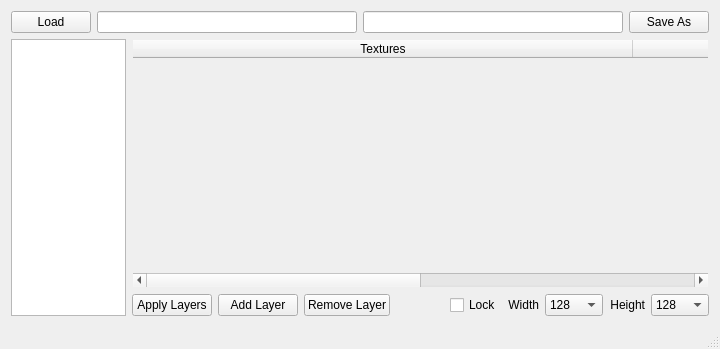
<?xml version="1.0" encoding="UTF-8"?>
<ui version="4.0">
 <class>MainWindow</class>
 <widget class="QMainWindow" name="MainWindow">
  <property name="geometry">
   <rect>
    <x>0</x>
    <y>0</y>
    <width>720</width>
    <height>349</height>
   </rect>
  </property>
  <property name="windowTitle">
   <string>Dye Editor</string>
  </property>
  <property name="styleSheet">
   <string notr="true"/>
  </property>
  <widget class="QWidget" name="centralWidget">
   <layout class="QGridLayout" name="gridLayout_3">
    <item row="0" column="0" colspan="2">
     <layout class="QHBoxLayout" name="horizontalLayout_2">
      <item>
       <layout class="QGridLayout" name="gridLayout">
        <item row="0" column="1" colspan="2">
         <widget class="QLineEdit" name="nifLoadPathEdit">
          <property name="sizePolicy">
           <sizepolicy hsizetype="Expanding" vsizetype="Fixed">
            <horstretch>1</horstretch>
            <verstretch>0</verstretch>
           </sizepolicy>
          </property>
          <property name="statusTip">
           <string>Changes the load path of the nif.</string>
          </property>
         </widget>
        </item>
        <item row="0" column="0">
         <widget class="QPushButton" name="nifLoadButton">
          <property name="sizePolicy">
           <sizepolicy hsizetype="Minimum" vsizetype="Minimum">
            <horstretch>0</horstretch>
            <verstretch>0</verstretch>
           </sizepolicy>
          </property>
          <property name="maximumSize">
           <size>
            <width>16777215</width>
            <height>16777215</height>
           </size>
          </property>
          <property name="baseSize">
           <size>
            <width>0</width>
            <height>0</height>
           </size>
          </property>
          <property name="statusTip">
           <string>Loads the Nif from the current path.</string>
          </property>
          <property name="text">
           <string>Load</string>
          </property>
         </widget>
        </item>
       </layout>
      </item>
      <item>
       <layout class="QGridLayout" name="gridLayout_2">
        <item row="0" column="2">
         <widget class="QPushButton" name="nifSaveButton">
          <property name="sizePolicy">
           <sizepolicy hsizetype="Minimum" vsizetype="Minimum">
            <horstretch>0</horstretch>
            <verstretch>0</verstretch>
           </sizepolicy>
          </property>
          <property name="maximumSize">
           <size>
            <width>16777215</width>
            <height>16777215</height>
           </size>
          </property>
          <property name="statusTip">
           <string>Saves the Nif to the current path.</string>
          </property>
          <property name="text">
           <string>Save As</string>
          </property>
         </widget>
        </item>
        <item row="0" column="0" colspan="2">
         <widget class="QLineEdit" name="nifSavePathEdit">
          <property name="sizePolicy">
           <sizepolicy hsizetype="Expanding" vsizetype="Fixed">
            <horstretch>1</horstretch>
            <verstretch>0</verstretch>
           </sizepolicy>
          </property>
          <property name="statusTip">
           <string>Changes the save path of the nif.</string>
          </property>
         </widget>
        </item>
       </layout>
      </item>
     </layout>
    </item>
    <item row="1" column="0" rowspan="2">
     <widget class="QListWidget" name="nodeView">
      <property name="sizePolicy">
       <sizepolicy hsizetype="Expanding" vsizetype="Expanding">
        <horstretch>1</horstretch>
        <verstretch>0</verstretch>
       </sizepolicy>
      </property>
      <property name="sizeIncrement">
       <size>
        <width>0</width>
        <height>0</height>
       </size>
      </property>
      <property name="mouseTracking">
       <bool>true</bool>
      </property>
      <property name="statusTip">
       <string>Shows the available NiTriShape nodes on the mesh.</string>
      </property>
      <property name="alternatingRowColors">
       <bool>true</bool>
      </property>
     </widget>
    </item>
    <item row="1" column="1">
     <widget class="QTableWidget" name="layerView">
      <property name="sizePolicy">
       <sizepolicy hsizetype="Expanding" vsizetype="Expanding">
        <horstretch>5</horstretch>
        <verstretch>1</verstretch>
       </sizepolicy>
      </property>
      <property name="statusTip">
       <string>Shows the layers of the tint mask. Double click to edit.</string>
      </property>
      <property name="styleSheet">
       <string notr="true">QTableWidget {
	background-color: transparent;
}</string>
      </property>
      <attribute name="horizontalHeaderCascadingSectionResizes">
       <bool>true</bool>
      </attribute>
      <attribute name="horizontalHeaderDefaultSectionSize">
       <number>500</number>
      </attribute>
      <attribute name="horizontalHeaderStretchLastSection">
       <bool>true</bool>
      </attribute>
      <attribute name="verticalHeaderStretchLastSection">
       <bool>false</bool>
      </attribute>
      <column>
       <property name="text">
        <string>Textures</string>
       </property>
      </column>
      <column>
       <property name="text">
        <string>Colors</string>
       </property>
      </column>
     </widget>
    </item>
    <item row="2" column="1">
     <layout class="QHBoxLayout" name="horizontalLayout">
      <property name="sizeConstraint">
       <enum>QLayout::SetDefaultConstraint</enum>
      </property>
      <item>
       <widget class="QPushButton" name="applyLayersButton">
        <property name="sizePolicy">
         <sizepolicy hsizetype="Minimum" vsizetype="Fixed">
          <horstretch>0</horstretch>
          <verstretch>0</verstretch>
         </sizepolicy>
        </property>
        <property name="statusTip">
         <string>Applies the layer changes to the currently selected NiTriShape.</string>
        </property>
        <property name="text">
         <string>Apply Layers</string>
        </property>
       </widget>
      </item>
      <item>
       <widget class="QPushButton" name="addLayerButton">
        <property name="statusTip">
         <string>Adds a new layer to the layer list.</string>
        </property>
        <property name="text">
         <string>Add Layer</string>
        </property>
        <property name="icon">
         <iconset>
          <normalon>:/qss_icons/rc/plus.png</normalon>
         </iconset>
        </property>
       </widget>
      </item>
      <item>
       <widget class="QPushButton" name="removeLayerButton">
        <property name="statusTip">
         <string>Removes the currently selected layer.</string>
        </property>
        <property name="text">
         <string>Remove Layer</string>
        </property>
        <property name="icon">
         <iconset>
          <normalon>:/qss_icons/rc/minus.png</normalon>
         </iconset>
        </property>
       </widget>
      </item>
      <item>
       <spacer name="horizontalSpacer">
        <property name="orientation">
         <enum>Qt::Horizontal</enum>
        </property>
        <property name="sizeHint" stdset="0">
         <size>
          <width>40</width>
          <height>20</height>
         </size>
        </property>
       </spacer>
      </item>
      <item>
       <widget class="QCheckBox" name="lockResolution">
        <property name="sizePolicy">
         <sizepolicy hsizetype="Fixed" vsizetype="Fixed">
          <horstretch>0</horstretch>
          <verstretch>0</verstretch>
         </sizepolicy>
        </property>
        <property name="minimumSize">
         <size>
          <width>0</width>
          <height>0</height>
         </size>
        </property>
        <property name="maximumSize">
         <size>
          <width>16777215</width>
          <height>16777215</height>
         </size>
        </property>
        <property name="statusTip">
         <string>Locks resolution so that height and width are the same.</string>
        </property>
        <property name="text">
         <string>Lock</string>
        </property>
        <property name="checkable">
         <bool>true</bool>
        </property>
       </widget>
      </item>
      <item>
       <widget class="QLabel" name="labelWidth">
        <property name="text">
         <string>Width</string>
        </property>
        <property name="alignment">
         <set>Qt::AlignRight|Qt::AlignTrailing|Qt::AlignVCenter</set>
        </property>
       </widget>
      </item>
      <item>
       <widget class="QComboBox" name="widthComboBox">
        <property name="statusTip">
         <string>Changes the width of the tint mask.</string>
        </property>
        <item>
         <property name="text">
          <string>128</string>
         </property>
        </item>
        <item>
         <property name="text">
          <string>256</string>
         </property>
        </item>
        <item>
         <property name="text">
          <string>512</string>
         </property>
        </item>
        <item>
         <property name="text">
          <string>768</string>
         </property>
        </item>
        <item>
         <property name="text">
          <string>1024</string>
         </property>
        </item>
        <item>
         <property name="text">
          <string>2048</string>
         </property>
        </item>
        <item>
         <property name="text">
          <string>4096</string>
         </property>
        </item>
        <item>
         <property name="text">
          <string>8192</string>
         </property>
        </item>
       </widget>
      </item>
      <item>
       <widget class="QLabel" name="label">
        <property name="text">
         <string>Height</string>
        </property>
        <property name="alignment">
         <set>Qt::AlignRight|Qt::AlignTrailing|Qt::AlignVCenter</set>
        </property>
       </widget>
      </item>
      <item>
       <widget class="QComboBox" name="heightComboBox">
        <property name="statusTip">
         <string>Changes the height of the tint mask.</string>
        </property>
        <item>
         <property name="text">
          <string>128</string>
         </property>
        </item>
        <item>
         <property name="text">
          <string>256</string>
         </property>
        </item>
        <item>
         <property name="text">
          <string>512</string>
         </property>
        </item>
        <item>
         <property name="text">
          <string>768</string>
         </property>
        </item>
        <item>
         <property name="text">
          <string>1024</string>
         </property>
        </item>
        <item>
         <property name="text">
          <string>2048</string>
         </property>
        </item>
        <item>
         <property name="text">
          <string>4096</string>
         </property>
        </item>
        <item>
         <property name="text">
          <string>8192</string>
         </property>
        </item>
       </widget>
      </item>
     </layout>
    </item>
   </layout>
  </widget>
  <widget class="QStatusBar" name="statusBar"/>
 </widget>
 <layoutdefault spacing="6" margin="11"/>
 <resources/>
 <connections/>
</ui>
